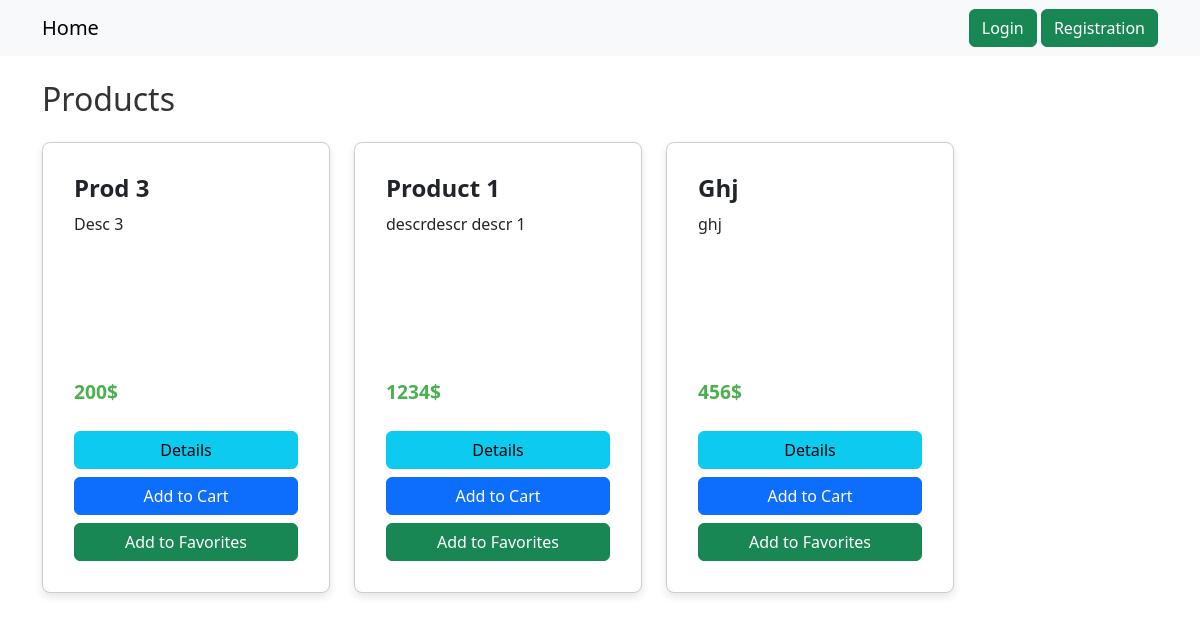
Before: / with the older database file.
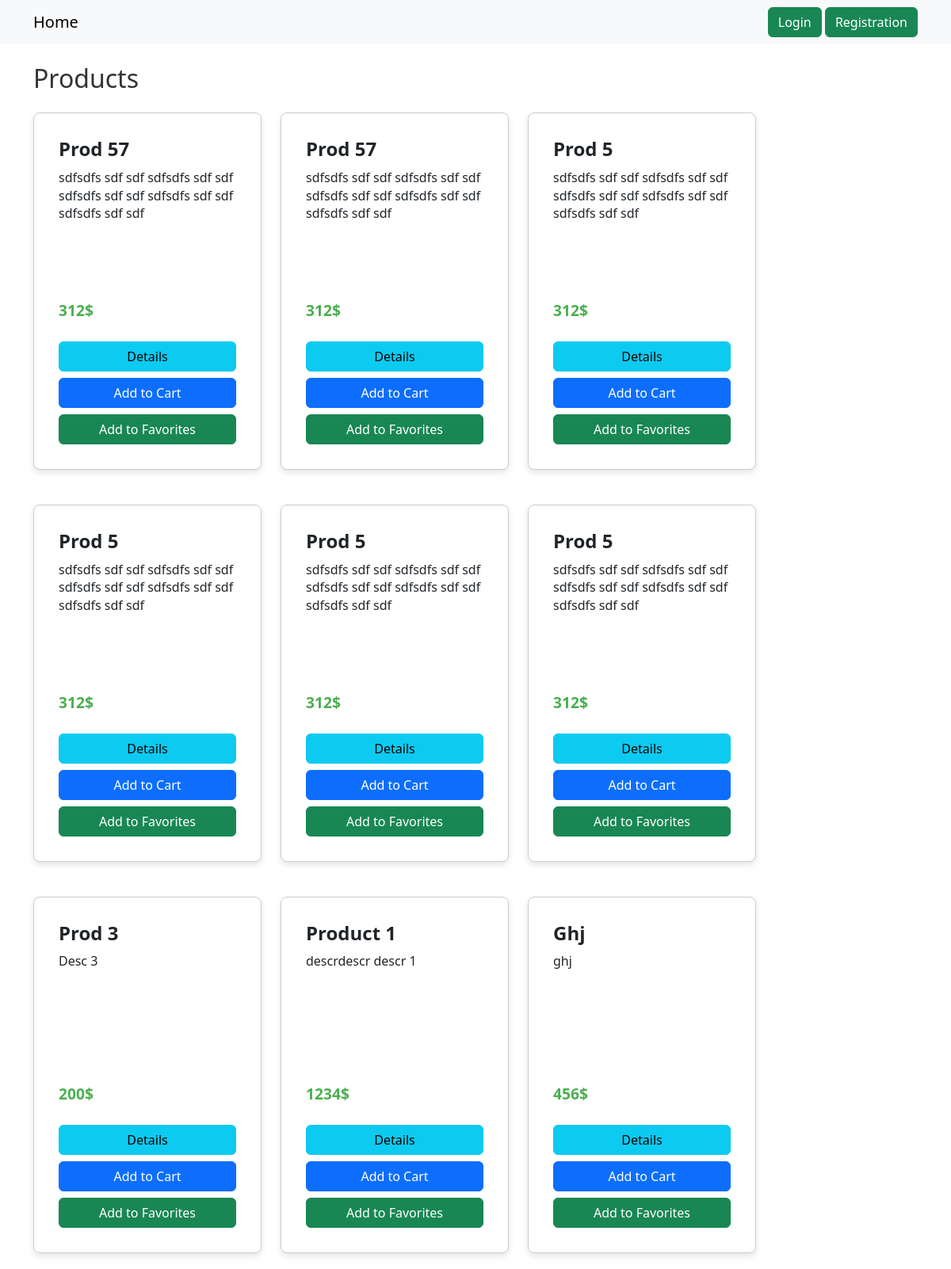
After: the same page with the newer database file.
### app.py (models this page shows, shortened)
class Product(db.Model):
    product_id = db.Column(db.Integer, primary_key=True)
    product_name = db.Column(db.String(50), nullable=False)
    description = db.Column(db.String(100))
    price = db.Column(db.Float, nullable=False)
    date = db.Column(db.DateTime, default=datetime.utcnow)

### app.py (the view)
@app.route('/')
def home():
    products = Product.query.order_by(Product.date.desc()).all()
    return render_template('home.html', products=products)

### app.py (called while the page is built)
@app.context_processor
def inject_logged_in():
    if 'user_id' in session:
        logged_in = True
        user = AppUser.query.get(session['user_id'])
    else:
        logged_in = False
        user = None
    return dict(logged_in=logged_in, user=user)

### templates/home.html
{% extends "base.html" %}
{% block styles %}
    <link rel="stylesheet" type="text/css" href="{{ url_for('static', filename='css/home.css') }}">
{% endblock %}
{% block content %}
<h1 class="my-4">Products</h1>
<div class="d-flex flex-wrap gap-4">
    {% for product in products %}
    <div class="card" style="width: 18rem;">
      <div class="card-body">
        <h5 class="card-title">{{ product.product_name }}</h5>
        <p class="card-text">{{ product.description }}</p>
        <div class="card-price mb-4">{{ product.price }}$</div>
        <a class="btn btn-info w-100 mb-2" href="/product/{{ product.product_id}}">Details</a>
           {% if not user.role == 'admin' %}
              <form class='w-100 mb-2' method="POST" action='/add-to-cart/{{ product.product_id}}'>
                <button type="submit" class="btn btn-primary w-100">Add to Cart</button>
              </form>
          {% endif %}
          {% if not user.role == 'admin' %}
              <form class='w-100' method="POST" action='/add-to-favorites/{{ product.product_id}}'>
                <button type="submit" class="btn btn-success w-100">Add to Favorites</button>
              </form>
          {% endif %}
      </div>
    </div>
    {% endfor %}
</div>
{% endblock content %}

### templates/base.html (shortened to what this page needs)
<!DOCTYPE html>
<html lang="en">
    <head>
         <link href="https://cdn.jsdelivr.net/npm/bootstrap@5.3.2/dist/css/bootstrap.min.css" rel="stylesheet">
        <link rel="stylesheet" type="text/css" href="{{ url_for('static', filename='css/global.css') }}">
        {% block styles %}{% endblock %}
    </head>
    <body>
        <nav class="navbar bg-body-tertiary">
          <div class="d-flex justify-content-between align-items-center w-100 container">
              <a class="navbar-brand" href="/">Home</a>
              <div>
                  <a class="btn btn-success" href="{{ url_for('logout') if logged_in else url_for('login') }}">{{ 'Logout' if logged_in else 'Login' }}</a>
                  {% if not logged_in %} <a class="btn btn-success" href="/registration">Registration</a> {% endif %}
              </div>
          </div>
        </nav>
        <div class="container">
            {% block content %}{% endblock content %}
        </div>
    </body>
</html>

### static/css/global.css (style rules this page uses)
* { transition: all .3s ease !important; }
body { color: #333333; }
.btn { border-radius: 6px; }
h1 { font-size: 32px; }

### static/css/home.css (style rules this page uses)
.card { border: 1px solid #ccc; border-radius: 8px; padding: 15px; margin-bottom: 20px; box-shadow: 0 4px 8px rgba(0, 0, 0, 0.1); transition: box-shadow 0.3s ease-in-out; }
.card-body { display: flex; flex-direction: column; }
.card-title { font-size: 1.5rem; font-weight: bold; margin-bottom: 10px; text-transform: capitalize; }
.card-text { margin-bottom: 15px; line-height: 1.4; min-height: 150px; }
.card-price { font-size: 1.2rem; font-weight: bold; color: #4CAF50; margin-bottom: 8px; }

Changed rows visible on the page:
added Product: product_name "Prod 57", description "sdfsdfs sdf sdf sdfsdfs sdf sdf sdfsdfs sdf sdf sdfsdfs sdf sdf sdfsdfs sdf sdf", price "312"
added Product: product_name "Prod 57", description "sdfsdfs sdf sdf sdfsdfs sdf sdf sdfsdfs sdf sdf sdfsdfs sdf sdf sdfsdfs sdf sdf", price "312"
added Product: product_name "Prod 5", description "sdfsdfs sdf sdf sdfsdfs sdf sdf sdfsdfs sdf sdf sdfsdfs sdf sdf sdfsdfs sdf sdf", price "312"
added Product: product_name "Prod 5", description "sdfsdfs sdf sdf sdfsdfs sdf sdf sdfsdfs sdf sdf sdfsdfs sdf sdf sdfsdfs sdf sdf", price "312"
added Product: product_name "Prod 5", description "sdfsdfs sdf sdf sdfsdfs sdf sdf sdfsdfs sdf sdf sdfsdfs sdf sdf sdfsdfs sdf sdf", price "312"
added Product: product_name "Prod 5", description "sdfsdfs sdf sdf sdfsdfs sdf sdf sdfsdfs sdf sdf sdfsdfs sdf sdf sdfsdfs sdf sdf", price "312"
